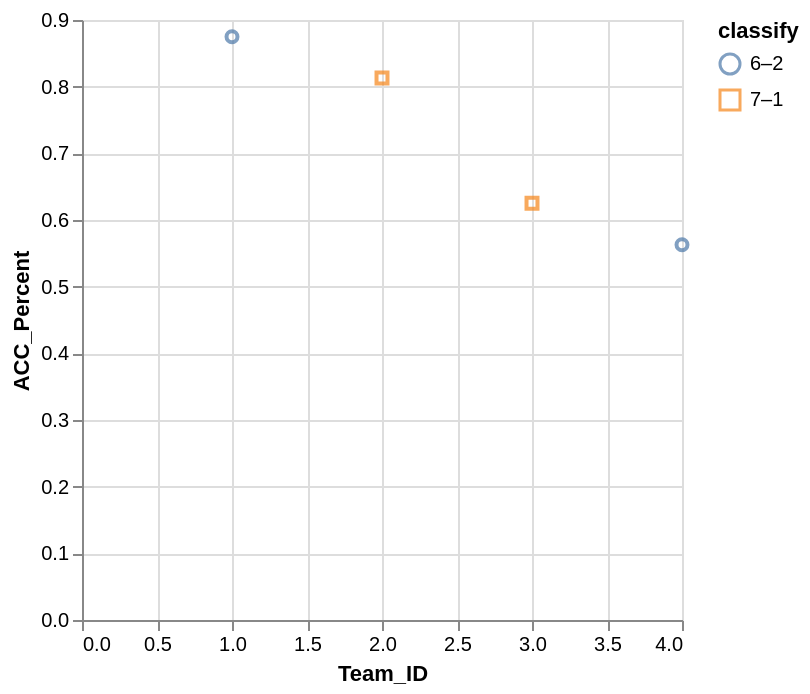

Source (Vega-Lite JSON):
### Vega-Lite specification from a JSON file in a GitHub repository (floating-point values rounded to 4 significant figures)
{"data": {"values": [{"x_data": 1, "y_data": 0.875, "classify": "6–2"}, {"x_data": 4, "y_data": 0.563, "classify": "6–2"}, {"x_data": 3, "y_data": 0.625, "classify": "7–1"}, {"x_data": 2, "y_data": 0.813, "classify": "7–1"}]}, "mark": "point", "encoding": {"x": {"field": "x_data", "type": "quantitative", "title": "Team_ID", "scale": {"zero": "false"}}, "y": {"field": "y_data", "type": "quantitative", "title": "ACC_Percent", "scale": {"zero": "false"}}, "color": {"field": "classify", "type": "nominal"}, "shape": {"field": "classify", "type": "nominal"}}}
